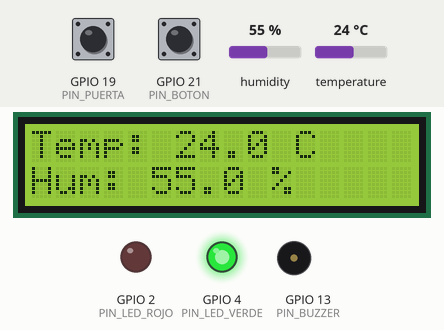
Bench run of a sketch on a simulated ESP32. On the bench: 16×2 character LCD, output pins drawn as LEDs (lit = HIGH), buzzer (waves = sounding). The inputs (shaded band) are chosen by the test bench; at power-on: temperature 24 °C, GPIO 19 (PIN_PUERTA) HIGH, GPIO 21 (PIN_BOTON) HIGH, humidity 55 %. WiFi joins after 1.5 s; servers stay silent unless stated; no MQTT or app messages arrive unless stated; what the sketch prints to the serial monitor is not drawn.

Above: at 1.2 s.
1.3 s: temperature set to 28 °C
At 6.4 s:
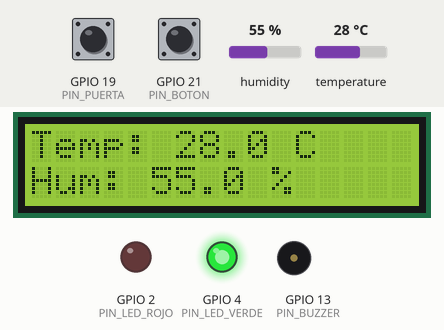
10.5 s: temperature set to 31 °C
At 14.0 s:
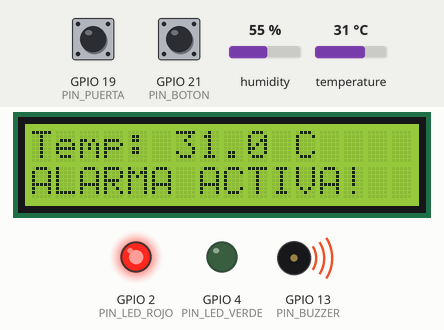
19.6 s: GPIO 19 (PIN_PUERTA) pulled LOW for 3.2 s
At 22.5 s:
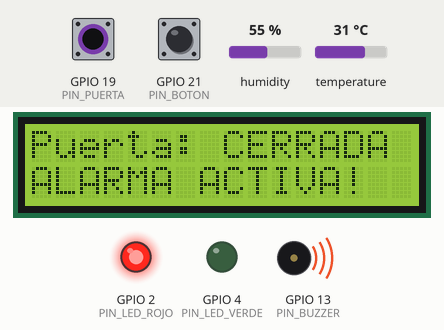
24.6 s: GPIO 21 (PIN_BOTON) pulled LOW for 0.15 s
At 28.3 s:
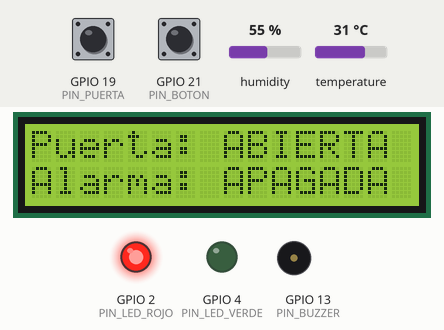
34.1 s: GPIO 19 (PIN_PUERTA) pulled LOW for 0.15 s
At 34.6 s:
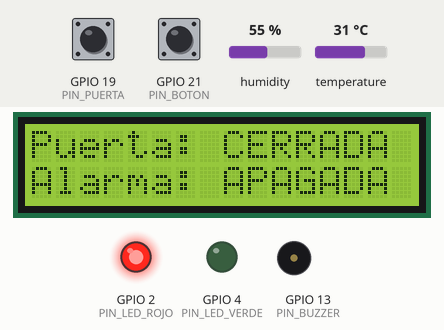
36.2 s: humidity set to 22 %
At 37.3 s:
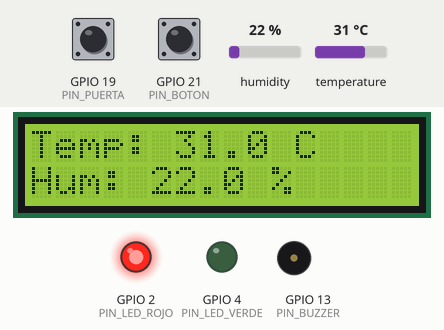
Timing chart, 0 to 39.2 s (numbered marks = the images above; inputs shaded):
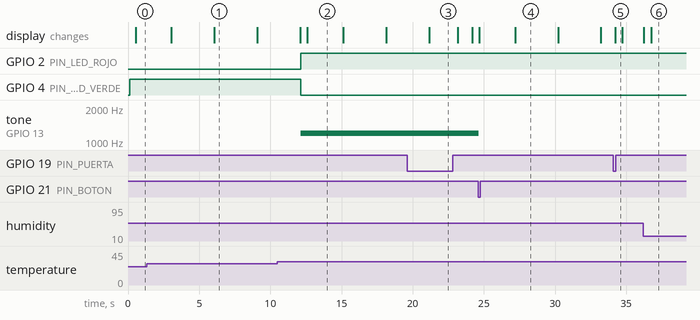

The sketch:

SmartRack_nube.ino
```cpp
#include <WiFi.h>
#include <PubSubClient.h>
#include <Wire.h>
#include <LiquidCrystal_I2C.h>
#include <DHT.h>
#include <math.h>

// =============================================================
// SMART RACK - ESP32 + MQTT  ->  SERVIDOR EN LA NUBE (AWS)
// =============================================================
// Librerias adicionales: PubSubClient, DHT sensor library,
// Adafruit Unified Sensor, LiquidCrystal_I2C.
//
// CAMBIOS respecto a la version local (22-10-2026):
//  - MQTT_HOST ahora es el DOMINIO del servidor, no una IP de la casa.
//    Como el dominio se actualiza solo (DuckDNS), aunque la IP de AWS
//    cambie en cada sesion, el ESP32 vuelve a conectarse sin reprogramarlo.
//  - Usuario/clave MQTT deben ser los de config.env del servidor.
//  - Wi-Fi y claves quedan como marcadores: este archivo puede terminar
//    en un repositorio publico; escribe tus datos solo en tu copia local.
// El resto del programa (pines, topicos, logica de alarma) NO cambia.

// ----------------- RED -----------------
const char* WIFI_SSID = "TU_RED_WIFI";              // red 2.4 GHz
const char* WIFI_PASSWORD = "TU_CLAVE_WIFI";
const char* MQTT_HOST = "smartrack-grupo1.duckdns.org"; // = DOMINIO de config.env
const uint16_t MQTT_PORT = 1883;
const char* MQTT_USER = "fzeballos";                 // = MQTT_USUARIO de config.env
const char* MQTT_PASSWORD = "CambiaEstaClave2026";   // = MQTT_CLAVE de config.env

// ----------------- PINES -----------------
const uint8_t PIN_LED_ROJO = 2;
const uint8_t PIN_LED_VERDE = 4;
const uint8_t PIN_DHT = 18;
const uint8_t PIN_PUERTA = 19;
const uint8_t PIN_BUZZER = 13;
const uint8_t PIN_BOTON = 21;
const uint8_t PIN_LCD_SDA = 26;
const uint8_t PIN_LCD_SCL = 27;
const float UMBRAL_TEMP = 30.0f;

// Si la puerta indica el estado al reves, cambiar true por false.
const bool CONTACTO_CERRADO_CON_IMAN = true;

// Para buzzer pasivo usa true; para buzzer activo de 3.3 V, false.
// Verifica antes la corriente admisible del GPIO o usa transistor.
const bool BUZZER_PASIVO = true;

// ----------------- TOPICOS -----------------
const char* T_CONEXION       = "SmartRack/Estado/Conexion";
const char* T_IP             = "SmartRack/Estado/IP";
const char* T_JSON           = "SmartRack/Sensores/JSON";
const char* T_TEMPERATURA    = "SmartRack/Sensores/Temperatura";
const char* T_HUMEDAD        = "SmartRack/Sensores/Humedad";
const char* T_DHT_ESTADO     = "SmartRack/Sensores/DHT11/Estado";
const char* T_PUERTA         = "SmartRack/Sensores/Puerta";
const char* T_ROJO           = "SmartRack/Actuadores/LedRojo";
const char* T_VERDE          = "SmartRack/Actuadores/LedVerde";
const char* T_BUZZER         = "SmartRack/Actuadores/Buzzer";
const char* T_BOTON          = "SmartRack/Entradas/BotonFisico";
const char* T_BOTON_EVENTO   = "SmartRack/Eventos/BotonFisico";
const char* T_ALARMA         = "SmartRack/Alarmas/Estado";
const char* T_ALARMA_ORIGEN  = "SmartRack/Alarmas/UltimoSilenciadoPor";
const char* T_LCD1           = "SmartRack/Pantalla/Linea1";
const char* T_LCD2           = "SmartRack/Pantalla/Linea2";
const char* T_CONTROL_ALARMA = "SmartRack/Control/Alarma"; // Recibe APAGAR

WiFiClient wifiCliente;
PubSubClient mqtt(wifiCliente);
DHT dht(PIN_DHT, DHT11);
LiquidCrystal_I2C lcd(0x27, 16, 2);

float temperatura = NAN, humedad = NAN;
bool dhtValido = false;
bool temperaturaAlta = false;
bool alarmaActiva = false;
bool alarmaReconocida = false;
bool buzzerEncendido = false;
bool puertaCerrada = false;
bool botonPresionado = false;

bool ultimaLecturaPuerta = HIGH;
bool estadoEstablePuerta = HIGH;
unsigned long cambioPuertaMs = 0;
bool ultimaLecturaBoton = HIGH;
bool estadoEstableBoton = HIGH;
unsigned long cambioBotonMs = 0;

unsigned long ultimaLecturaDHT = 0;
unsigned long ultimaPublicacion = 0;
unsigned long ultimaLCD = 0;
unsigned long ultimoWiFi = 0;
unsigned long ultimoMQTT = 0;
bool primeraLecturaDHT = true;
bool estadoPorPublicar = true;
String linea1 = "", linea2 = "";

bool estadoPuertaCerrada(bool nivel) {
  return CONTACTO_CERRADO_CON_IMAN ? (nivel == LOW) : (nivel == HIGH);
}

void publicar(const char* topico, const String& valor, bool retenido = true) {
  if (mqtt.connected()) mqtt.publish(topico, valor.c_str(), retenido);
}

void actualizarSalidas() {
  digitalWrite(PIN_LED_ROJO, dhtValido && temperaturaAlta ? HIGH : LOW);
  digitalWrite(PIN_LED_VERDE, dhtValido && !temperaturaAlta ? HIGH : LOW);

  if (alarmaActiva != buzzerEncendido) {
    if (alarmaActiva) {
      if (BUZZER_PASIVO) tone(PIN_BUZZER, 1200);
      else digitalWrite(PIN_BUZZER, HIGH);
    } else {
      if (BUZZER_PASIVO) noTone(PIN_BUZZER);
      digitalWrite(PIN_BUZZER, LOW);
    }
    buzzerEncendido = alarmaActiva;
  }
}

void silenciarAlarma(const char* origen) {
  if (!alarmaActiva) return;
  alarmaActiva = false;
  alarmaReconocida = true; // No vuelve a sonar mientras persista el calor.
  actualizarSalidas();
  publicar(T_ALARMA_ORIGEN, origen);
  estadoPorPublicar = true;
  Serial.printf("Alarma silenciada desde: %s\n", origen);
}

void revisarPuertaYBoton() {
  unsigned long ahora = millis();

  bool p = digitalRead(PIN_PUERTA);
  if (p != ultimaLecturaPuerta) cambioPuertaMs = ahora;
  if (ahora - cambioPuertaMs >= 50 && p != estadoEstablePuerta) {
    estadoEstablePuerta = p;
    puertaCerrada = estadoPuertaCerrada(p);
    estadoPorPublicar = true;
    publicar(T_PUERTA, puertaCerrada ? "CERRADA" : "ABIERTA");
    Serial.printf("PUERTA: %s\n", puertaCerrada ? "CERRADA" : "ABIERTA");
  }
  ultimaLecturaPuerta = p;

  bool b = digitalRead(PIN_BOTON);
  if (b != ultimaLecturaBoton) cambioBotonMs = ahora;
  if (ahora - cambioBotonMs >= 50 && b != estadoEstableBoton) {
    estadoEstableBoton = b;
    botonPresionado = (b == LOW);
    publicar(T_BOTON, botonPresionado ? "PRESIONADO" : "LIBRE");
    estadoPorPublicar = true;
    if (botonPresionado) {
      publicar(T_BOTON_EVENTO, "PRESIONADO", false);
      Serial.println("BOTON FISICO PRESIONADO");
      silenciarAlarma("BOTON_FISICO");
    }
  }
  ultimaLecturaBoton = b;
}

void leerDHT11() {
  unsigned long ahora = millis();
  if (!primeraLecturaDHT && ahora - ultimaLecturaDHT < 2000) return;
  primeraLecturaDHT = false;
  ultimaLecturaDHT = ahora;

  float h = dht.readHumidity();
  float t = dht.readTemperature();
  if (isnan(h) || isnan(t)) {
    dhtValido = false;
    Serial.println("No se pudo leer el DHT11");
    actualizarSalidas();
    estadoPorPublicar = true;
    return;
  }

  humedad = h;
  temperatura = t;
  dhtValido = true;
  temperaturaAlta = temperatura >= UMBRAL_TEMP;

  if (temperaturaAlta && !alarmaReconocida) alarmaActiva = true;
  // Si ya fue silenciada, esperar a enfriar antes de rearmar.
  if (!temperaturaAlta && !alarmaActiva) alarmaReconocida = false;

  actualizarSalidas();
  estadoPorPublicar = true;
  Serial.printf("Temp: %.1f C | Hum: %.1f %% | Puerta: %s | Alarma: %s\n",
                temperatura, humedad, puertaCerrada ? "CERRADA" : "ABIERTA",
                alarmaActiva ? "ACTIVA" : "APAGADA");
}

void ponerLinea(uint8_t fila, const String& texto) {
  String ajustado = texto.substring(0, 16);
  while (ajustado.length() < 16) ajustado += ' ';
  lcd.setCursor(0, fila);
  lcd.print(ajustado);
}

void actualizarLCD() {
  // Alterna datos ambientales y puerta cada 3 segundos.
  bool vistaPuerta = ((millis() / 3000UL) % 2) == 1;
  if (!dhtValido) {
    linea1 = "DHT11 SIN DATOS";
  } else if (vistaPuerta) {
    linea1 = "Puerta: " + String(puertaCerrada ? "CERRADA" : "ABIERTA");
  } else {
    linea1 = "Temp: " + String(temperatura, 1) + " C";
  }

  if (alarmaActiva) linea2 = "ALARMA ACTIVA!";
  else if (!dhtValido) linea2 = "Revisar sensor";
  else if (vistaPuerta) linea2 = "Alarma: APAGADA";
  else linea2 = "Hum: " + String(humedad, 1) + " %";

  ponerLinea(0, linea1);
  ponerLinea(1, linea2);
}

String generarJSON() {
  String json;
  json.reserve(320);
  json = "{";
  json += "\"dhtValido\":" + String(dhtValido ? "true" : "false") + ",";
  json += "\"temperatura\":" + String(dhtValido ? String(temperatura, 1) : "null") + ",";
  json += "\"humedad\":" + String(dhtValido ? String(humedad, 1) : "null") + ",";
  json += "\"puerta\":\"" + String(puertaCerrada ? "CERRADA" : "ABIERTA") + "\",";
  json += "\"temperaturaAlta\":" + String(dhtValido && temperaturaAlta ? "true" : "false") + ",";
  json += "\"alarma\":" + String(alarmaActiva ? "true" : "false") + ",";
  json += "\"ledRojo\":" + String(dhtValido && temperaturaAlta ? "true" : "false") + ",";
  json += "\"ledVerde\":" + String(dhtValido && !temperaturaAlta ? "true" : "false") + ",";
  json += "\"buzzer\":" + String(buzzerEncendido ? "true" : "false") + ",";
  json += "\"botonFisico\":\"" + String(botonPresionado ? "PRESIONADO" : "LIBRE") + "\"";
  json += "}";
  return json;
}

void publicarEstado() {
  if (!mqtt.connected()) return;
  publicar(T_JSON, generarJSON());
  publicar(T_TEMPERATURA, dhtValido ? String(temperatura, 1) : "SIN_DATOS");
  publicar(T_HUMEDAD, dhtValido ? String(humedad, 1) : "SIN_DATOS");
  publicar(T_DHT_ESTADO, dhtValido ? "OK" : "ERROR");
  publicar(T_PUERTA, puertaCerrada ? "CERRADA" : "ABIERTA");
  publicar(T_ROJO, dhtValido && temperaturaAlta ? "ON" : "OFF");
  publicar(T_VERDE, dhtValido && !temperaturaAlta ? "ON" : "OFF");
  publicar(T_BUZZER, buzzerEncendido ? "ON" : "OFF");
  publicar(T_BOTON, botonPresionado ? "PRESIONADO" : "LIBRE");
  publicar(T_ALARMA, alarmaActiva ? "ACTIVA" : "APAGADA");
  publicar(T_LCD1, linea1);
  publicar(T_LCD2, linea2);
  estadoPorPublicar = false;
}

void recibirMQTT(char* topico, byte* carga, unsigned int largo) {
  if (strcmp(topico, T_CONTROL_ALARMA) != 0 || largo > 31) return;
  char comando[32];
  memcpy(comando, carga, largo);
  comando[largo] = '\0';
  String orden(comando);
  orden.trim();
  orden.toUpperCase();
  Serial.printf("MQTT recibido en %s: %s\n", topico, orden.c_str());
  if (orden == "APAGAR") silenciarAlarma("MQTT");
}

void mantenerWiFi() {
  if (WiFi.status() == WL_CONNECTED) return;
  unsigned long ahora = millis();
  if (ultimoWiFi != 0 && ahora - ultimoWiFi < 10000) return;
  ultimoWiFi = ahora;
  Serial.println("Conectando / recuperando Wi-Fi...");
  WiFi.disconnect();
  WiFi.begin(WIFI_SSID, WIFI_PASSWORD);
}

void mantenerMQTT() {
  if (WiFi.status() != WL_CONNECTED) return;
  if (mqtt.connected()) return;
  unsigned long ahora = millis();
  if (ultimoMQTT != 0 && ahora - ultimoMQTT < 5000) return;
  ultimoMQTT = ahora;

  String id = "SmartRack-" + WiFi.macAddress();
  id.replace(":", "");
  Serial.print("Conectando a MQTT ");
  Serial.println(MQTT_HOST);
  if (mqtt.connect(id.c_str(), MQTT_USER, MQTT_PASSWORD,
                   T_CONEXION, 1, true, "DESCONECTADO")) {
    Serial.println("MQTT CONECTADO");
    mqtt.publish(T_CONEXION, "CONECTADO", true);
    publicar(T_IP, WiFi.localIP().toString());
    mqtt.subscribe(T_CONTROL_ALARMA);
    publicarEstado();
  } else {
    Serial.printf("Fallo MQTT, codigo: %d\n", mqtt.state());
  }
}

void setup() {
  Serial.begin(115200);
  pinMode(PIN_LED_ROJO, OUTPUT);
  pinMode(PIN_LED_VERDE, OUTPUT);
  pinMode(PIN_BUZZER, OUTPUT);
  pinMode(PIN_BOTON, INPUT_PULLUP);
  pinMode(PIN_PUERTA, INPUT_PULLUP);
  digitalWrite(PIN_LED_ROJO, LOW);
  digitalWrite(PIN_LED_VERDE, LOW);
  digitalWrite(PIN_BUZZER, LOW);

  estadoEstablePuerta = ultimaLecturaPuerta = digitalRead(PIN_PUERTA);
  puertaCerrada = estadoPuertaCerrada(estadoEstablePuerta);
  estadoEstableBoton = ultimaLecturaBoton = digitalRead(PIN_BOTON);
  botonPresionado = (estadoEstableBoton == LOW);

  dht.begin();
  Wire.begin(PIN_LCD_SDA, PIN_LCD_SCL);
  lcd.init();
  lcd.backlight();
  ponerLinea(0, "SMART RACK IoT");
  ponerLinea(1, "Iniciando...");

  WiFi.mode(WIFI_STA);
  WiFi.setAutoReconnect(true);
  WiFi.begin(WIFI_SSID, WIFI_PASSWORD);
  ultimoWiFi = millis();

  mqtt.setServer(MQTT_HOST, MQTT_PORT);
  mqtt.setCallback(recibirMQTT);
  mqtt.setBufferSize(512);
  mqtt.setKeepAlive(20);
  mqtt.setSocketTimeout(2);
  Serial.println("SmartRack iniciado. SIN servidor web; solo Wi-Fi + MQTT.");
  Serial.printf("Puerta inicial: %s\n", puertaCerrada ? "CERRADA" : "ABIERTA");
}

void loop() {
  revisarPuertaYBoton();
  leerDHT11();
  mantenerWiFi();
  mantenerMQTT();
  if (mqtt.connected()) mqtt.loop();

  unsigned long ahora = millis();
  if (ahora - ultimaLCD >= 500) {
    ultimaLCD = ahora;
    actualizarLCD();
  }
  if (estadoPorPublicar || ahora - ultimaPublicacion >= 2000) {
    if (mqtt.connected()) {
      ultimaPublicacion = ahora;
      publicarEstado();
    }
  }
  delay(5);
}
```

Measured:
- the behaviour switches between 29 and 30 °C on temperature (found by bisection; images 1 and 2)
- after the input at 1.3 s, the display: first differs from a run without the input after 4.8 s (image 1)
- after the input at 10.5 s, GPIO 2 (PIN_LED_ROJO): LOW → HIGH after 1.6 s; GPIO 4 (PIN_LED_VERDE): HIGH → LOW after 1.6 s; tone on GPIO 13 (PIN_BUZZER): silent → 1200 Hz after 1.6 s; the display: first differs from a run without the input after 2.1 s (image 2)
- after the input at 19.6 s, the display: changes after 1.6 s (image 3)
- after the input at 24.6 s, tone on GPIO 13 (PIN_BUZZER): 1200 Hz → silent after 0.05 s; the display: first changes after 0.09 s (image 4 shows a later state)
- after the input at 34.1 s, the display: changes after 0.13 s (image 5)
- after the input at 36.2 s, the display: first differs from a run without the input after 0.54 s (image 6)
